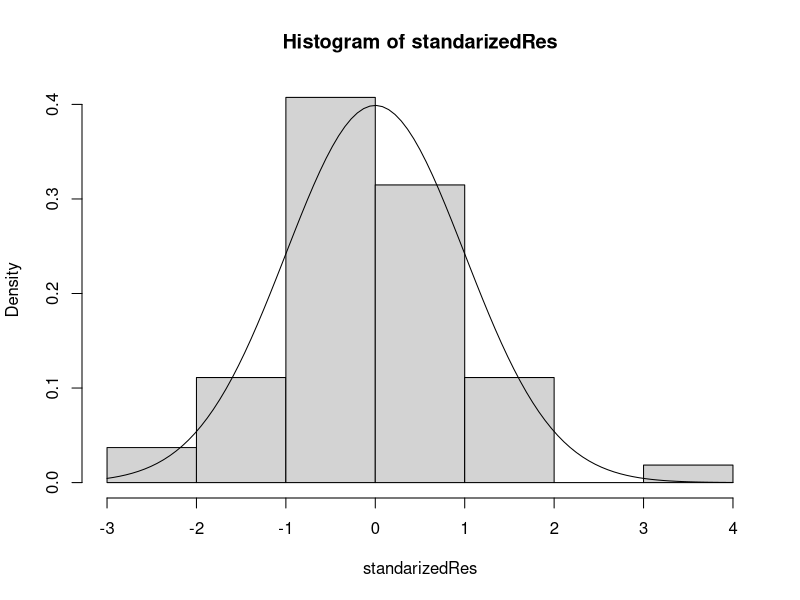
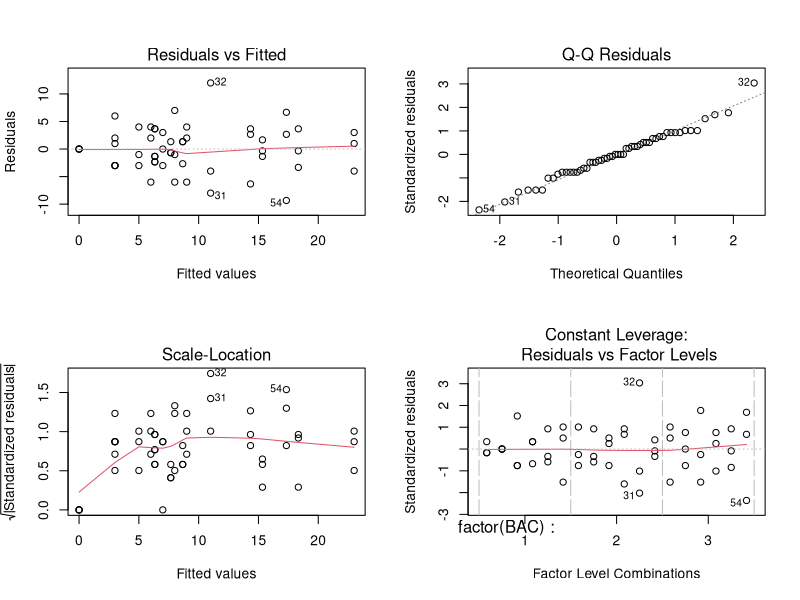

Recreate these plots in R, in order.
## ---- chunk 1
knitr::opts_chunk$set(echo = TRUE)
library(readr)
library(ggplot2)
library(dplyr)
potatoes <- read_csv("potatoes.csv")
#View(potatoes)
## ---- chunk 2
model_1 <-lm(ROT~factor(BAC)*factor(TEMP)*factor(OXYGEN), data = potatoes)
anova(model_1)
## ---- chunk 3
unstandarizedPred <- predict(model_1)
unstandarizedRes <- resid(model_1)

standarizedPred <- (unstandarizedPred - mean(unstandarizedPred)) / sd(unstandarizedPred)
standarizedRes <- (unstandarizedRes - mean(unstandarizedRes)) / sd(unstandarizedRes)

hist(standarizedRes, freq = FALSE)
curve(dnorm, add = TRUE)

## ---- chunk 4
par(mfrow=c(2,2))
plot(model_1)
## ---- chunk 5
model_2 <- lm(ROT~factor(BAC)+factor(TEMP)+factor(OXYGEN)+factor(BAC):factor(TEMP)+factor(BAC):factor(OXYGEN)+factor(TEMP):factor(OXYGEN), data = potatoes)
anova(model_2)
## ---- chunk 6
model_3 <- lm(ROT~factor(BAC)+factor(TEMP)+factor(OXYGEN)+factor(BAC):factor(TEMP), data = potatoes)
anova(model_3)
## ---- chunk 7
model_4 <- lm(ROT~factor(BAC)+factor(TEMP)+factor(OXYGEN), data = potatoes)
anova(model_4)
## ---- chunk 8
anova(model_1, model_2)
## ---- chunk 9
anova(model_2, model_3)
## ---- chunk 10
anova(model_3, model_4)
## ---- chunk 11
model_5 <-lm(ROT~factor(TEMP):factor(OXYGEN)+BAC+factor(TEMP)+BAC+factor(OXYGEN), data = potatoes)
anova(model_5)
## ---- chunk 12
model_6 <-lm(ROT~factor(TEMP)+BAC+factor(OXYGEN), data = potatoes)
anova(model_6)
## ---- chunk 13
anova(model_5, model_6)
## ---- chunk 14
#Fig1<-ggplot(potatoes, aes(x=BAC, y=ROT, group=TEMP)+
        #theme_classic()+
        #xlab("Bacteria")+ylab("Rotton Potatoes"))
#Fig1
## ---- chunk 15
temp2 <- filter(potatoes, TEMP =='2')
model_7 <-lm(temp2$ROT~temp2$TEMP:factor(temp2$OXYGEN)+temp2$BAC+temp2$TEMP+temp2$BAC+factor(temp2$OXYGEN))
anova(model_7)
